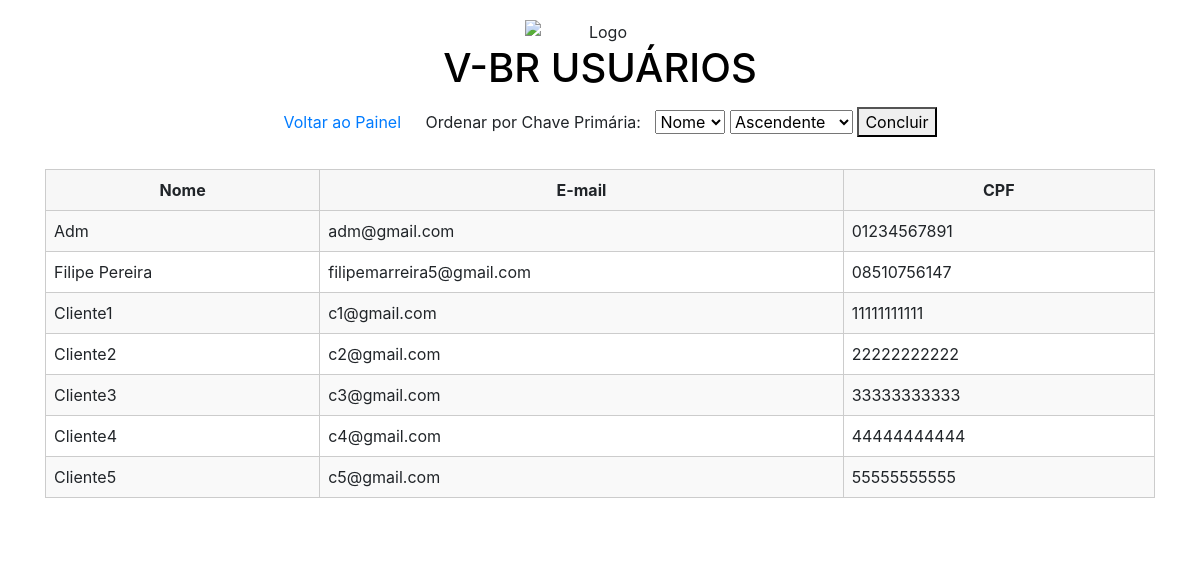
The page /PaginaPainel/listar_usuarios.php (signed in) on the database its author committed.
### tables this page shows
CREATE TABLE Usuarios (
    usuario_id INT PRIMARY KEY AUTO_INCREMENT,
    nome_completo VARCHAR(80) NOT NULL,
    email VARCHAR(80) NOT NULL,
    cpf VARCHAR(11) NOT NULL,
    senha VARCHAR(10) NOT NULL CHECK (LENGTH(senha) BETWEEN 8 AND 10),
    bloqueado BOOLEAN NOT NULL DEFAULT FALSE,
    acesso_autorizado BOOLEAN NOT NULL DEFAULT FALSE
);

### PaginaPainel/listar_usuarios.php (the view, shortened to what this page needs)
<!DOCTYPE html>
<html lang="PT-BR">
<head>
    <link rel="stylesheet" href="stylepainel.css">
    <link rel="stylesheet" href="https://stackpath.bootstrapcdn.com/bootstrap/4.5.2/css/bootstrap.min.css">
</head>
<body>
    <div class="container">
        <img src="../img/logo.png" alt="Logo" style="display: block; margin: 0 auto; max-width: 150px;">
        <h1>V-BR USUÁRIOS</h1>
        <a href="Painel.php" class="user-info">Voltar ao Painel</a>
        <label for="ordenacao">Ordenar por Chave Primária:</label>
        <select id="ordenacao">
            <option value="0">Nome</option>
        </select>
        <select id="direcao">
            <option value="asc">Ascendente</option>
        </select>
        <button onclick="concluirOrdenacao()">Concluir</button>
        <table id="usuariosTable">
            <tr>
                <th>Nome</th>
                <th>E-mail</th>
                <th>CPF</th>
            </tr>
            <?php
            include('../bancodados/conexao.php');
            $sql = "SELECT * FROM Usuarios";
            $result = $conn->query($sql);
            if ($result->num_rows > 0) {
                while ($row = $result->fetch_assoc()) {
                    echo "<tr onclick=\"window.location='modificar_infor.php?cpf=" . $row['cpf'] . "'\">";
                    echo "<td>" . $row["nome_completo"] . "</td>";
                    echo "<td>" . $row["email"] . "</td>";
                    echo "<td>" . $row["cpf"] . "</td>";
                    echo "</tr>";
                }
            } else {
                echo "<tr><td colspan='3'>Nenhum usuário encontrado.</td></tr>";
            }
            ?>
        </table>
    </div>
</body>
</html>

### PaginaPainel/stylePainel.css (style rules this page uses)
body { background: linear-gradient(135deg, #82DFD6, #06A7BF); background-image: url("../img/fundo.png"); background-size: cover; background-repeat: no-repeat; background-attachment: fixed; font-family: 'Roboto', sans-serif; text-align: center; margin: 0; }
.container { width: 80%; margin: 0 auto; padding: 20px; background-color: #fff; box-shadow: 0 0 10px fff; border-radius: 5px; text-align: center; }
h1, h2, h3 { text-align: center; color: #000000; }
table { width: 100%; border-collapse: collapse; margin-bottom: 20px; }
table, th, td { border: 1px solid #ccc; }
th, td { padding: 8px; text-align: left; }
.user-info { margin-bottom: 30px; text-align: center; }
label { margin-right: 10px; }
a { text-decoration: none; display: inline-block; padding: 5px 15px; margin: 5px; border-radius: 20px; color: #fff; }
th { background-color: #f7f7f7; }
tr:nth-child(even) { background-color: #f9f9f9; }

### rows shown on the page
usuarios: nome_completo "Adm", email "adm@gmail.com", cpf "01234567891"
usuarios: nome_completo "Filipe Pereira", email "filipemarreira5@gmail.com", cpf "08510756147"
usuarios: nome_completo "Cliente1", email "c1@gmail.com", cpf "11111111111"
usuarios: nome_completo "Cliente2", email "c2@gmail.com", cpf "22222222222"
usuarios: nome_completo "Cliente3", email "c3@gmail.com", cpf "33333333333"
usuarios: nome_completo "Cliente4", email "c4@gmail.com", cpf "44444444444"
usuarios: nome_completo "Cliente5", email "c5@gmail.com", cpf "55555555555"
